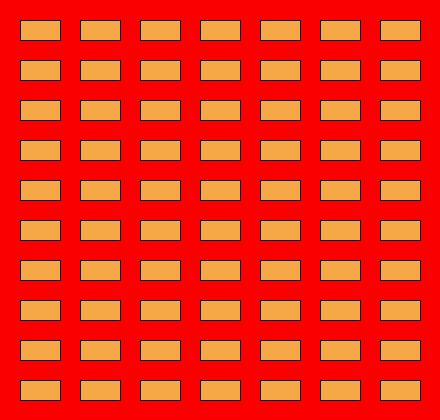
Frame 1 (no input)
Frame 60 (the mouse pressed at the canvas centre just before this capture): identical to frame 1, image omitted
Frame 120 (the mouse held since frame 60 and released just before this capture): identical to frame 1, image omitted

The Processing sketch that drew this single still picture (run headless with seeded random() and noise(); from frame 60 on, the mouse is pressed at the canvas centre):

// Processing sketch: ejercio20
// ── ejercio20.pde
PVector coordenadasRect;
int ancho, alto, distanciaEntreRec;

public void setup(){
size (440,420);
background(250,0,0);
distanciaEntreRec=20;
ancho=40;
alto=20;
coordenadasRect = new PVector (distanciaEntreRec,distanciaEntreRec);

}

public void draw (){
  dibujarRectangulos();
}
  
public void dibujarRectangulos(){
  for (float x=coordenadasRect.x;x<width; x+= (ancho+distanciaEntreRec)){
    for (float y=coordenadasRect.y; y<height; y+=(alto+distanciaEntreRec)){
       fill(#F7A846);
      rect(x,y,ancho,alto);
   
 }
}
}
